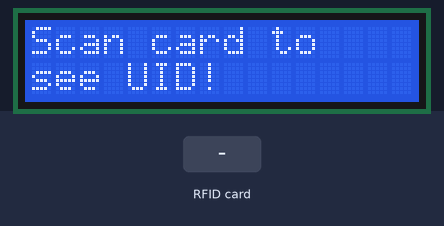
Recording of a sketch running on a simulated Arduino Mega 2560, built with avr-gcc and run on an emulated ATmega2560. Parts: 16×2 character LCD. The inputs (shaded band) are chosen by the test bench. What the sketch prints to the serial monitor is not drawn.

Above: at 1.3 s.
1.4 s: RFID card 5E 7A 19 C4 held to the reader
At 2.5 s:
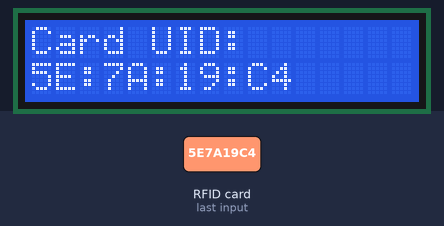
Timing chart, 0 to 4.4 s (numbered marks = the images above; inputs shaded):
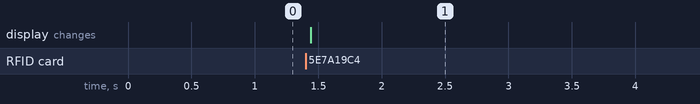

The sketch:

RFID_UID_to_LCD_Display.ino
```cpp
 /*
 * Typical pin layout used:
 * -----------------------------------------------------------------------------------------
 *             MFRC522      Arduino       Arduino   Arduino    Arduino          Arduino
 *             Reader/PCD   Uno/101       Mega      Nano v3    Leonardo/Micro   Pro Micro
 * Signal      Pin          Pin           Pin       Pin        Pin              Pin
 * -----------------------------------------------------------------------------------------
 * RST/Reset   RST          9             5         D9         RESET/ICSP-5     RST
 * SPI SS      SDA(SS)      10            53        D10        10               10
 * SPI MOSI    MOSI         11 / ICSP-4   51        D11        ICSP-4           16
 * SPI MISO    MISO         12 / ICSP-1   50        D12        ICSP-1           14
 * SPI SCK     SCK          13 / ICSP-3   52        D13        ICSP-3           15
 */

#include <SPI.h>
#include <MFRC522.h>
#include <LiquidCrystal_I2C.h>

#define RST_PIN         5          // Configurable, see typical pin layout above
#define SS_PIN          53           // Configurable, see typical pin layout above
MFRC522 mfrc522(SS_PIN, RST_PIN);  // Create MFRC522 instance

LiquidCrystal_I2C lcd(0x27, 16, 2);

void setup() {
	Serial.begin(9600);		// Initialize serial communications with the PC
	SPI.begin();			// Init SPI bus
	mfrc522.PCD_Init();		// Init MFRC522
	Serial.println("Scan card to see UID!");

  lcd.init();
  lcd.setBacklight(HIGH);
  lcd.home();
  lcd.print("Scan card to");
  lcd.setCursor(0, 1);
  lcd.print("see UID!");
}
byte readCard[4];
void loop() {
	// Look for new cards
	if ( ! mfrc522.PICC_IsNewCardPresent()) {
		return;
	}

	// Select one of the cards
	if ( ! mfrc522.PICC_ReadCardSerial()) {
		return;
	}

	// Print UID to LCD Display and Serial Monitor
  lcd.clear();
  lcd.setCursor(0, 0);
  lcd.print("Card UID:");
  lcd.setCursor(0, 1);
  for ( uint8_t i = 0; i < 4; i++) {
    readCard[i] = mfrc522.uid.uidByte[i];
    Serial.print(readCard[i], HEX);
    lcd.print(readCard[i], HEX);
    if (i != 3) {
      Serial.print(":");
      lcd.print(":");
    }
  }
  Serial.println();
  delay(5000);
}
```

Measured:
- after the input at 1.4 s, the display: changes at once (image 1)
